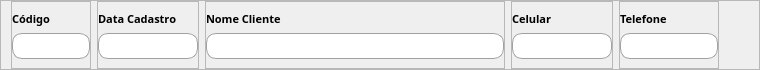
           <widget class="QFrame" name="frame_34">
            <property name="sizePolicy">
             <sizepolicy hsizetype="Preferred" vsizetype="Expanding">
              <horstretch>0</horstretch>
              <verstretch>0</verstretch>
             </sizepolicy>
            </property>
            <property name="minimumSize">
             <size>
              <width>0</width>
              <height>70</height>
             </size>
            </property>
            <property name="maximumSize">
             <size>
              <width>16777215</width>
              <height>70</height>
             </size>
            </property>
            <property name="frameShape">
             <enum>QFrame::StyledPanel</enum>
            </property>
            <property name="frameShadow">
             <enum>QFrame::Raised</enum>
            </property>
            <layout class="QHBoxLayout" name="horizontalLayout_4">
             <property name="leftMargin">
              <number>10</number>
             </property>
             <property name="topMargin">
              <number>0</number>
             </property>
             <property name="rightMargin">
              <number>0</number>
             </property>
             <property name="bottomMargin">
              <number>0</number>
             </property>
             <item>
              <widget class="QFrame" name="frame_37">
               <property name="sizePolicy">
                <sizepolicy hsizetype="Expanding" vsizetype="Preferred">
                 <horstretch>0</horstretch>
                 <verstretch>0</verstretch>
                </sizepolicy>
               </property>
               <property name="maximumSize">
                <size>
                 <width>80</width>
                 <height>70</height>
                </size>
               </property>
               <property name="frameShape">
                <enum>QFrame::StyledPanel</enum>
               </property>
               <property name="frameShadow">
                <enum>QFrame::Raised</enum>
               </property>
               <layout class="QGridLayout" name="gridLayout_34">
                <property name="leftMargin">
                 <number>0</number>
                </property>
                <property name="topMargin">
                 <number>9</number>
                </property>
                <property name="rightMargin">
                 <number>0</number>
                </property>
                <item row="0" column="0">
                 <widget class="QLabel" name="label_29">
                  <property name="font">
                   <font>
                    <family>Raleway</family>
                    <pointsize>8</pointsize>
                    <weight>75</weight>
                    <bold>true</bold>
                   </font>
                  </property>
                  <property name="text">
                   <string>Código</string>
                  </property>
                 </widget>
                </item>
                <item row="1" column="0">
                 <widget class="QLineEdit" name="input_codigo">
                  <property name="sizePolicy">
                   <sizepolicy hsizetype="Expanding" vsizetype="Expanding">
                    <horstretch>0</horstretch>
                    <verstretch>0</verstretch>
                   </sizepolicy>
                  </property>
                  <property name="maximumSize">
                   <size>
                    <width>16777215</width>
                    <height>30</height>
                   </size>
                  </property>
                  <property name="font">
                   <font>
                    <family>Raleway</family>
                   </font>
                  </property>
                  <property name="styleSheet">
                   <string notr="true">QLineEdit {
	background-color:white;
	border-radius: 10px;
	border: 1px solid rgb(158, 162, 166);
	padding-left: 20px;
}</string>
                  </property>
                 </widget>
                </item>
               </layout>
              </widget>
             </item>
             <item>
              <widget class="QFrame" name="frame_42">
               <property name="sizePolicy">
                <sizepolicy hsizetype="Expanding" vsizetype="Preferred">
                 <horstretch>0</horstretch>
                 <verstretch>0</verstretch>
                </sizepolicy>
               </property>
               <property name="maximumSize">
                <size>
                 <width>130</width>
                 <height>70</height>
                </size>
               </property>
               <property name="frameShape">
                <enum>QFrame::StyledPanel</enum>
               </property>
               <property name="frameShadow">
                <enum>QFrame::Raised</enum>
               </property>
               <layout class="QGridLayout" name="gridLayout_38">
                <property name="leftMargin">
                 <number>0</number>
                </property>
                <property name="topMargin">
                 <number>9</number>
                </property>
                <property name="rightMargin">
                 <number>0</number>
                </property>
                <item row="0" column="0">
                 <widget class="QLabel" name="label_35">
                  <property name="font">
                   <font>
                    <family>Raleway</family>
                    <pointsize>8</pointsize>
                    <weight>75</weight>
                    <bold>true</bold>
                   </font>
                  </property>
                  <property name="text">
                   <string>Data Cadastro</string>
                  </property>
                 </widget>
                </item>
                <item row="1" column="0">
                 <widget class="QLineEdit" name="input_data">
                  <property name="sizePolicy">
                   <sizepolicy hsizetype="Expanding" vsizetype="Expanding">
                    <horstretch>0</horstretch>
                    <verstretch>0</verstretch>
                   </sizepolicy>
                  </property>
                  <property name="maximumSize">
                   <size>
                    <width>100</width>
                    <height>30</height>
                   </size>
                  </property>
                  <property name="font">
                   <font>
                    <family>Raleway</family>
                   </font>
                  </property>
                  <property name="styleSheet">
                   <string notr="true">QLineEdit {
	background-color:white;
	border-radius: 10px;
	border: 1px solid rgb(158, 162, 166);
	padding-left: 20px;
}</string>
                  </property>
                 </widget>
                </item>
               </layout>
              </widget>
             </item>
             <item>
              <widget class="QFrame" name="frame_41">
               <property name="sizePolicy">
                <sizepolicy hsizetype="Expanding" vsizetype="Preferred">
                 <horstretch>0</horstretch>
                 <verstretch>0</verstretch>
                </sizepolicy>
               </property>
               <property name="minimumSize">
                <size>
                 <width>300</width>
                 <height>0</height>
                </size>
               </property>
               <property name="maximumSize">
                <size>
                 <width>300</width>
                 <height>70</height>
                </size>
               </property>
               <property name="frameShape">
                <enum>QFrame::StyledPanel</enum>
               </property>
               <property name="frameShadow">
                <enum>QFrame::Raised</enum>
               </property>
               <layout class="QGridLayout" name="gridLayout_37">
                <property name="leftMargin">
                 <number>0</number>
                </property>
                <property name="topMargin">
                 <number>9</number>
                </property>
                <property name="rightMargin">
                 <number>0</number>
                </property>
                <item row="0" column="0">
                 <widget class="QLabel" name="label_32">
                  <property name="font">
                   <font>
                    <family>Raleway</family>
                    <pointsize>8</pointsize>
                    <weight>75</weight>
                    <bold>true</bold>
                   </font>
                  </property>
                  <property name="text">
                   <string>Nome Cliente</string>
                  </property>
                 </widget>
                </item>
                <item row="1" column="0">
                 <widget class="QLineEdit" name="input_nome">
                  <property name="sizePolicy">
                   <sizepolicy hsizetype="Expanding" vsizetype="Expanding">
                    <horstretch>0</horstretch>
                    <verstretch>0</verstretch>
                   </sizepolicy>
                  </property>
                  <property name="maximumSize">
                   <size>
                    <width>16777215</width>
                    <height>30</height>
                   </size>
                  </property>
                  <property name="font">
                   <font>
                    <family>Raleway</family>
                   </font>
                  </property>
                  <property name="styleSheet">
                   <string notr="true">QLineEdit {
	background-color:white;
	border-radius: 10px;
	border: 1px solid rgb(158, 162, 166);
	padding-left: 20px;
}</string>
                  </property>
                 </widget>
                </item>
               </layout>
              </widget>
             </item>
             <item>
              <widget class="QFrame" name="frame_40">
               <property name="sizePolicy">
                <sizepolicy hsizetype="Expanding" vsizetype="Preferred">
                 <horstretch>0</horstretch>
                 <verstretch>0</verstretch>
                </sizepolicy>
               </property>
               <property name="maximumSize">
                <size>
                 <width>130</width>
                 <height>70</height>
                </size>
               </property>
               <property name="frameShape">
                <enum>QFrame::StyledPanel</enum>
               </property>
               <property name="frameShadow">
                <enum>QFrame::Raised</enum>
               </property>
               <layout class="QGridLayout" name="gridLayout_36">
                <property name="leftMargin">
                 <number>0</number>
                </property>
                <property name="topMargin">
                 <number>9</number>
                </property>
                <property name="rightMargin">
                 <number>0</number>
                </property>
                <item row="0" column="0">
                 <widget class="QLabel" name="label_31">
                  <property name="font">
                   <font>
                    <family>Raleway</family>
                    <pointsize>8</pointsize>
                    <weight>75</weight>
                    <bold>true</bold>
                   </font>
                  </property>
                  <property name="text">
                   <string>Celular</string>
                  </property>
                 </widget>
                </item>
                <item row="1" column="0">
                 <widget class="QLineEdit" name="input_celular">
                  <property name="sizePolicy">
                   <sizepolicy hsizetype="Expanding" vsizetype="Expanding">
                    <horstretch>0</horstretch>
                    <verstretch>0</verstretch>
                   </sizepolicy>
                  </property>
                  <property name="maximumSize">
                   <size>
                    <width>100</width>
                    <height>30</height>
                   </size>
                  </property>
                  <property name="font">
                   <font>
                    <family>Raleway</family>
                   </font>
                  </property>
                  <property name="styleSheet">
                   <string notr="true">QLineEdit {
	background-color:white;
	border-radius: 10px;
	border: 1px solid rgb(158, 162, 166);
	padding-left: 20px;
}</string>
                  </property>
                 </widget>
                </item>
               </layout>
              </widget>
             </item>
             <item>
              <widget class="QFrame" name="frame_38">
               <property name="sizePolicy">
                <sizepolicy hsizetype="Expanding" vsizetype="Preferred">
                 <horstretch>0</horstretch>
                 <verstretch>0</verstretch>
                </sizepolicy>
               </property>
               <property name="maximumSize">
                <size>
                 <width>100</width>
                 <height>70</height>
                </size>
               </property>
               <property name="frameShape">
                <enum>QFrame::StyledPanel</enum>
               </property>
               <property name="frameShadow">
                <enum>QFrame::Raised</enum>
               </property>
               <layout class="QGridLayout" name="gridLayout_35">
                <property name="leftMargin">
                 <number>0</number>
                </property>
                <property name="topMargin">
                 <number>9</number>
                </property>
                <property name="rightMargin">
                 <number>0</number>
                </property>
                <item row="0" column="0">
                 <widget class="QLabel" name="label_30">
                  <property name="font">
                   <font>
                    <family>Raleway</family>
                    <pointsize>8</pointsize>
                    <weight>75</weight>
                    <bold>true</bold>
                   </font>
                  </property>
                  <property name="text">
                   <string>Telefone</string>
                  </property>
                 </widget>
                </item>
                <item row="1" column="0">
                 <widget class="QLineEdit" name="input_telefone">
                  <property name="sizePolicy">
                   <sizepolicy hsizetype="Expanding" vsizetype="Expanding">
                    <horstretch>0</horstretch>
                    <verstretch>0</verstretch>
                   </sizepolicy>
                  </property>
                  <property name="maximumSize">
                   <size>
                    <width>100</width>
                    <height>30</height>
                   </size>
                  </property>
                  <property name="font">
                   <font>
                    <family>Raleway</family>
                   </font>
                  </property>
                  <property name="styleSheet">
                   <string notr="true">QLineEdit {
	background-color:white;
	border-radius: 10px;
	border: 1px solid rgb(158, 162, 166);
	padding-left: 20px;
}</string>
                  </property>
                  <property name="text">
                   <string/>
                  </property>
                 </widget>
                </item>
               </layout>
              </widget>
             </item>
             <item>
              <spacer name="horizontalSpacer_11">
               <property name="orientation">
                <enum>Qt::Horizontal</enum>
               </property>
               <property name="sizeHint" stdset="0">
                <size>
                 <width>40</width>
                 <height>20</height>
                </size>
               </property>
              </spacer>
             </item>
            </layout>
           </widget>
